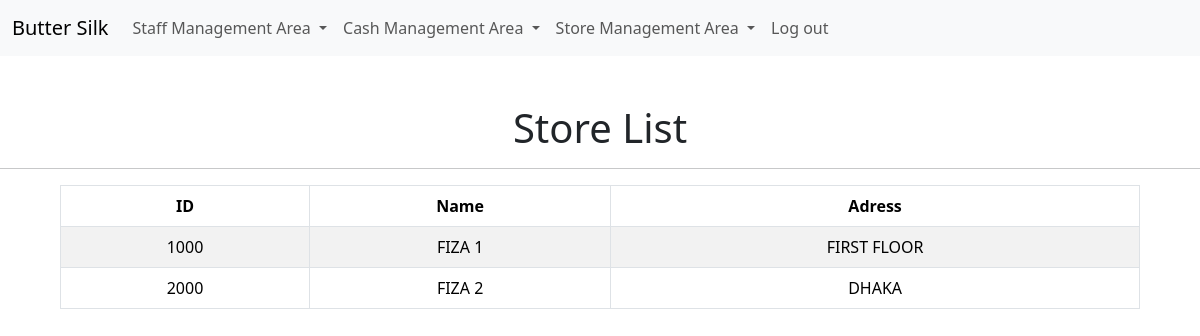
Page /store_list/ (signed in) on the committed database.
### store_management/models.py (models this page shows, shortened)
class Store(models.Model):
    name = models.CharField(max_length=100)
    store_id = models.CharField(max_length=10, unique=True)
    address = models.TextField()

### store_management/views.py (the view)
# urls.py: path("store_list/", views.store_list, name="store_list"),
def store_list(request):
    number_of_store = Store.objects.all()
    return render(
        request, "store/store_list.html", {"number_of_store": number_of_store}
    )

### staff/auth_backend.py (called while the page is built)
    def get_user(self, user_id):
        try:
            return User.objects.get(pk=user_id)
        except User.DoesNotExist:
            return None

### store_management/templates/store/store_list.html
{% extends "base.html" %}
{% block content %}
<h1 class="text-center mt-5">Store List</h1>
<hr>
<table class="table table-striped table-bordered" style="width: 90%; margin: auto;">
    <thead class="text-center">
        <tr>
            <th>ID</th>
            <th>Name</th>
            <th>Adress</th>
        </tr>
    </thead>
    <tbody class="text-center">
        {% for store in number_of_store %}
        <tr>
            <td>{{ store.store_id }}</td>
            <td>{{ store.name }}</td>
            <td>{{ store.address }}</td>
        </tr>
        {% endfor %}
    </tbody>
</table>
{% endblock content %}

### rows in the picture
Store: store_id "1000", name "FIZA 1", address "FIRST FLOOR"
Store: store_id "2000", name "FIZA 2", address "DHAKA"
